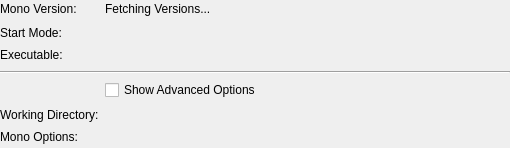
<?xml version="1.0" encoding="UTF-8"?>
<ui version="4.0">
 <class>ProgramInfoVBNET</class>
 <widget class="QWidget" name="ProgramInfoVBNET">
  <property name="geometry">
   <rect>
    <x>0</x>
    <y>0</y>
    <width>510</width>
    <height>148</height>
   </rect>
  </property>
  <property name="windowTitle">
   <string>Form</string>
  </property>
  <layout class="QVBoxLayout" name="verticalLayout">
   <property name="margin">
    <number>0</number>
   </property>
   <item>
    <layout class="QGridLayout" name="gridLayout">
     <item row="0" column="0">
      <widget class="QLabel" name="label">
       <property name="text">
        <string>Mono Version:</string>
       </property>
      </widget>
     </item>
     <item row="1" column="0">
      <widget class="QLabel" name="label_2">
       <property name="text">
        <string>Start Mode:</string>
       </property>
      </widget>
     </item>
     <item row="2" column="0">
      <widget class="QLabel" name="label_executable_title">
       <property name="text">
        <string>Executable:</string>
       </property>
       <property name="alignment">
        <set>Qt::AlignLeading|Qt::AlignLeft|Qt::AlignTop</set>
       </property>
      </widget>
     </item>
     <item row="5" column="0">
      <widget class="QLabel" name="label_working_directory_title">
       <property name="text">
        <string>Working Directory:</string>
       </property>
      </widget>
     </item>
     <item row="3" column="0" colspan="2">
      <widget class="Line" name="line">
       <property name="orientation">
        <enum>Qt::Horizontal</enum>
       </property>
      </widget>
     </item>
     <item row="0" column="1">
      <widget class="QLabel" name="label_version">
       <property name="sizePolicy">
        <sizepolicy hsizetype="Preferred" vsizetype="Preferred">
         <horstretch>1</horstretch>
         <verstretch>0</verstretch>
        </sizepolicy>
       </property>
       <property name="text">
        <string>Fetching Versions...</string>
       </property>
       <property name="textFormat">
        <enum>Qt::PlainText</enum>
       </property>
       <property name="textInteractionFlags">
        <set>Qt::LinksAccessibleByMouse|Qt::TextSelectableByKeyboard|Qt::TextSelectableByMouse</set>
       </property>
      </widget>
     </item>
     <item row="1" column="1">
      <widget class="QLabel" name="label_start_mode">
       <property name="text">
        <string>&lt;start-mode&gt;</string>
       </property>
       <property name="textFormat">
        <enum>Qt::PlainText</enum>
       </property>
       <property name="textInteractionFlags">
        <set>Qt::LinksAccessibleByMouse|Qt::TextSelectableByKeyboard|Qt::TextSelectableByMouse</set>
       </property>
      </widget>
     </item>
     <item row="2" column="1">
      <widget class="QLabel" name="label_executable">
       <property name="text">
        <string>&lt;executable&gt;</string>
       </property>
       <property name="textFormat">
        <enum>Qt::PlainText</enum>
       </property>
       <property name="textInteractionFlags">
        <set>Qt::LinksAccessibleByMouse|Qt::TextSelectableByKeyboard|Qt::TextSelectableByMouse</set>
       </property>
      </widget>
     </item>
     <item row="5" column="1">
      <widget class="QLabel" name="label_working_directory">
       <property name="text">
        <string>&lt;working-directory&gt;</string>
       </property>
       <property name="textFormat">
        <enum>Qt::PlainText</enum>
       </property>
       <property name="alignment">
        <set>Qt::AlignLeading|Qt::AlignLeft|Qt::AlignTop</set>
       </property>
       <property name="textInteractionFlags">
        <set>Qt::LinksAccessibleByMouse|Qt::TextSelectableByKeyboard|Qt::TextSelectableByMouse</set>
       </property>
      </widget>
     </item>
     <item row="4" column="1">
      <widget class="QCheckBox" name="check_show_advanced_options">
       <property name="text">
        <string>Show Advanced Options</string>
       </property>
      </widget>
     </item>
     <item row="6" column="0">
      <widget class="QLabel" name="label_options_title">
       <property name="text">
        <string>Mono Options:</string>
       </property>
       <property name="alignment">
        <set>Qt::AlignLeading|Qt::AlignLeft|Qt::AlignTop</set>
       </property>
      </widget>
     </item>
     <item row="6" column="1">
      <widget class="QLabel" name="label_options">
       <property name="text">
        <string>&lt;mono-options&gt;</string>
       </property>
       <property name="textFormat">
        <enum>Qt::PlainText</enum>
       </property>
       <property name="textInteractionFlags">
        <set>Qt::LinksAccessibleByMouse|Qt::TextSelectableByKeyboard|Qt::TextSelectableByMouse</set>
       </property>
      </widget>
     </item>
    </layout>
   </item>
  </layout>
 </widget>
 <resources/>
 <connections/>
</ui>
